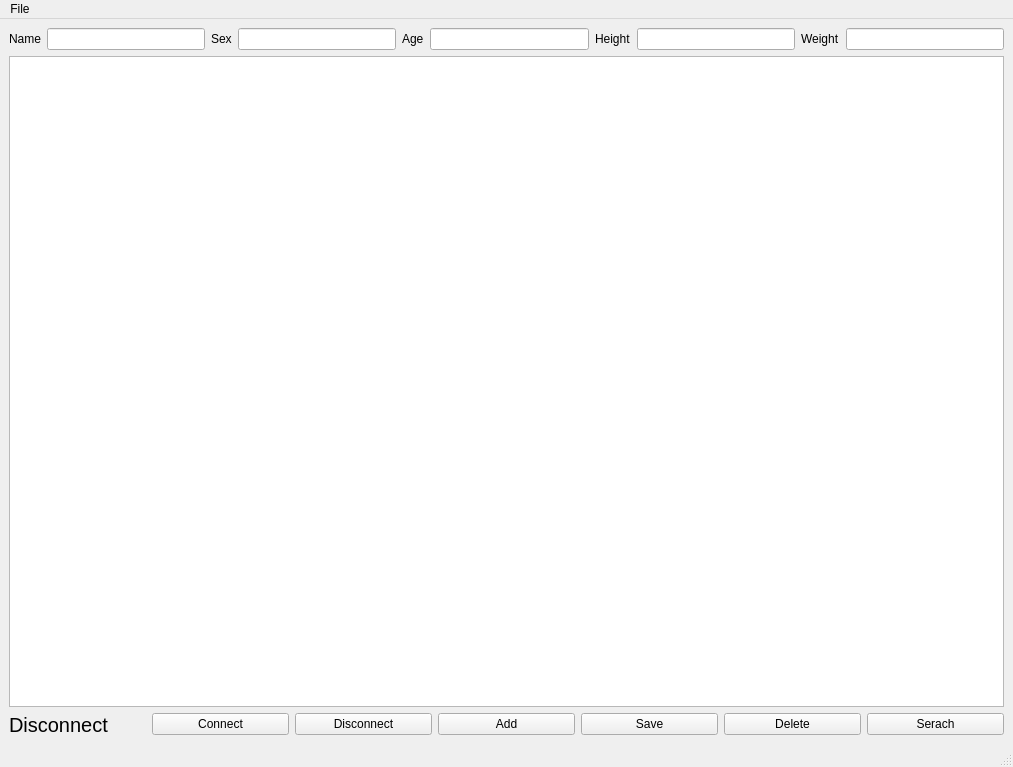
<?xml version="1.0" encoding="UTF-8"?>
<ui version="4.0">
 <class>MainWindow</class>
 <widget class="QMainWindow" name="MainWindow">
  <property name="geometry">
   <rect>
    <x>0</x>
    <y>0</y>
    <width>1013</width>
    <height>767</height>
   </rect>
  </property>
  <property name="windowTitle">
   <string>MainWindow</string>
  </property>
  <property name="styleSheet">
   <string notr="true"/>
  </property>
  <widget class="QWidget" name="centralwidget">
   <layout class="QHBoxLayout" name="horizontalLayout">
    <item>
     <layout class="QVBoxLayout" name="verticalLayout">
      <property name="bottomMargin">
       <number>0</number>
      </property>
      <item>
       <layout class="QHBoxLayout" name="Top_box">
        <item>
         <widget class="QLabel" name="Name_label">
          <property name="text">
           <string>Name</string>
          </property>
         </widget>
        </item>
        <item>
         <widget class="QLineEdit" name="Name_text"/>
        </item>
        <item>
         <widget class="QLabel" name="Sex_label">
          <property name="text">
           <string>Sex</string>
          </property>
         </widget>
        </item>
        <item>
         <widget class="QLineEdit" name="Sex_text"/>
        </item>
        <item>
         <widget class="QLabel" name="Age_label">
          <property name="text">
           <string>Age</string>
          </property>
         </widget>
        </item>
        <item>
         <widget class="QLineEdit" name="Age_text"/>
        </item>
        <item>
         <widget class="QLabel" name="Height_label">
          <property name="text">
           <string>Height</string>
          </property>
         </widget>
        </item>
        <item>
         <widget class="QLineEdit" name="Height_text"/>
        </item>
        <item>
         <widget class="QLabel" name="Weight_label">
          <property name="text">
           <string>Weight</string>
          </property>
         </widget>
        </item>
        <item>
         <widget class="QLineEdit" name="Weight_text"/>
        </item>
       </layout>
      </item>
      <item>
       <layout class="QHBoxLayout" name="Middle_box">
        <item>
         <widget class="QTableWidget" name="tableWidget">
          <property name="font">
           <font>
            <stylestrategy>PreferAntialias</stylestrategy>
           </font>
          </property>
          <property name="rowCount">
           <number>0</number>
          </property>
          <property name="columnCount">
           <number>0</number>
          </property>
         </widget>
        </item>
       </layout>
      </item>
      <item>
       <layout class="QHBoxLayout" name="Bottom_box">
        <item>
         <widget class="QLabel" name="Connect_condition">
          <property name="minimumSize">
           <size>
            <width>100</width>
            <height>23</height>
           </size>
          </property>
          <property name="font">
           <font>
            <pointsize>15</pointsize>
           </font>
          </property>
          <property name="text">
           <string>Disconnect</string>
          </property>
         </widget>
        </item>
        <item>
         <widget class="QPushButton" name="Connect">
          <property name="text">
           <string>Connect</string>
          </property>
         </widget>
        </item>
        <item>
         <widget class="QPushButton" name="Disconnect">
          <property name="text">
           <string>Disconnect</string>
          </property>
         </widget>
        </item>
        <item>
         <widget class="QPushButton" name="Add_button">
          <property name="text">
           <string>Add</string>
          </property>
         </widget>
        </item>
        <item>
         <widget class="QPushButton" name="Save_button">
          <property name="text">
           <string>Save</string>
          </property>
         </widget>
        </item>
        <item>
         <widget class="QPushButton" name="Delete_button">
          <property name="text">
           <string>Delete</string>
          </property>
         </widget>
        </item>
        <item>
         <widget class="QPushButton" name="Search_button">
          <property name="text">
           <string>Serach</string>
          </property>
         </widget>
        </item>
       </layout>
      </item>
     </layout>
    </item>
   </layout>
  </widget>
  <widget class="QMenuBar" name="menubar">
   <property name="geometry">
    <rect>
     <x>0</x>
     <y>0</y>
     <width>1013</width>
     <height>21</height>
    </rect>
   </property>
   <widget class="QMenu" name="Menu_file">
    <property name="title">
     <string>File</string>
    </property>
    <addaction name="Exit_option"/>
   </widget>
   <addaction name="Menu_file"/>
  </widget>
  <widget class="QStatusBar" name="statusbar"/>
  <action name="Exit_option">
   <property name="text">
    <string>Exit</string>
   </property>
  </action>
 </widget>
 <resources/>
 <connections/>
</ui>
